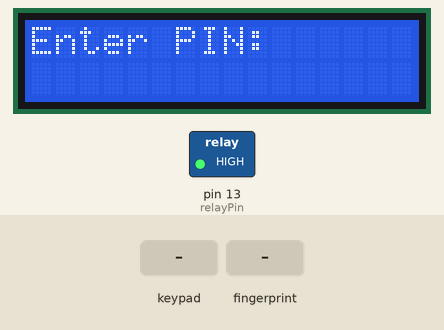
This sketch was run on a simulated Arduino Uno, built with avr-gcc and run on an emulated ATmega328P. Shown: 16×2 character LCD, switched loads named in the sketch (green lamp = pin HIGH). The test bench sets the inputs (shaded band). What the sketch prints to the serial monitor is not drawn.

Above: at 1.9 s.
2.0 s: keypad keys 4 7 8 9 pressed 0.4 s apart
At 4.8 s:
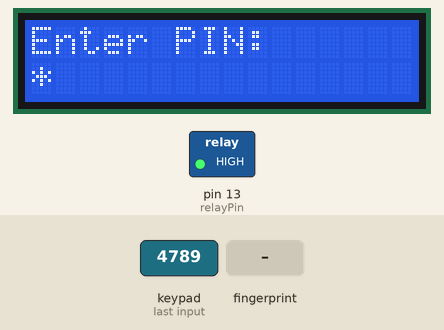
5.3 s: key '*' pressed
At 6.5 s:
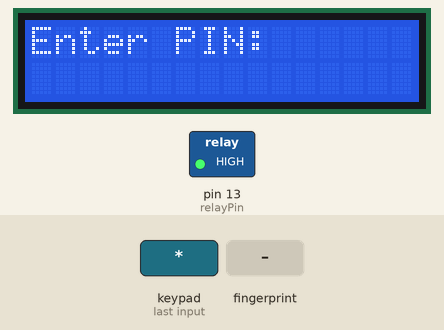
6.8 s: key '1' pressed
At 7.5 s:
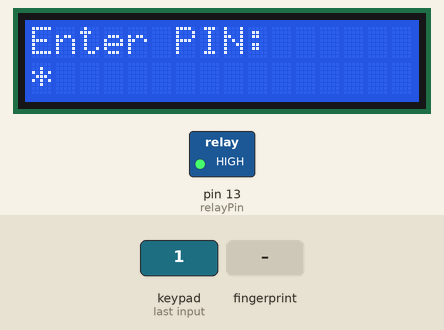
8.3 s: key '2' pressed
At 8.7 s:
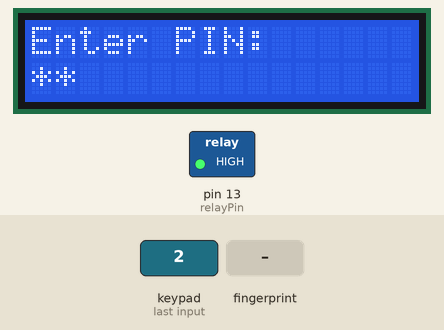
9.8 s: key '3' pressed
At 12.0 s:
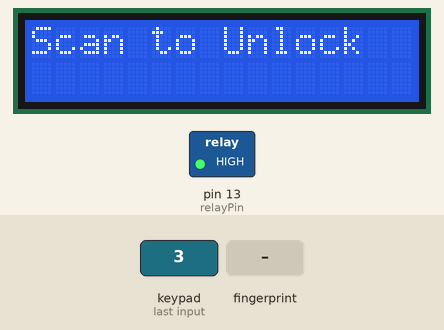
12.3 s: finger stored as number 1 placed on the sensor
At 15.9 s:
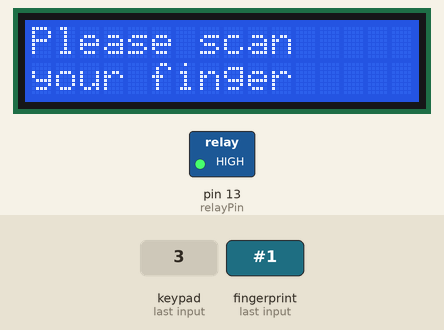
Timing chart, 0 to 16.3 s (numbered marks = the images above; inputs shaded):
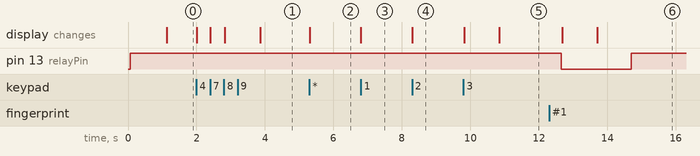

Measured:
- after the input at 2.0 s, the display: changes at once (image 1)
- after the input at 5.3 s, the display: changes at once (image 2)
- after the input at 6.8 s, the display: changes at once (image 3)
- after the input at 8.3 s, the display: changes at once (image 4)
- after the input at 9.8 s, the display: first changes at once (image 5 shows a later state)
- after the input at 12.3 s, pin 13 (relayPin): HIGH → LOW after 0.36 s, → HIGH 2.1 s later; the display: first changes after 0.38 s (image 6 shows a later state)

The sketch:

CONTINOUS_SCAN.ino
```cpp
#include <Adafruit_Fingerprint.h>
#include <SoftwareSerial.h>
#include <Keypad.h>
#include <LiquidCrystal_I2C.h>


int relayPin = 13; // Using pin 0 (RX)

// LCD display setup
LiquidCrystal_I2C lcd(0x27, 16, 2);

// Define the size of the keypad (4 rows and 4 columns)
const byte ROWS = 4;
const byte COLS = 4;

// Define the keymap of your keypad (Adjust this based on your keypad's layout)
char keys[ROWS][COLS] = {
  {'1', '2', '3'},
  {'4', '5', '6'},
  {'7', '8', '9'},
  {'*', '0', '#'}
};

// Connect the rows and columns of the keypad to the Arduino
byte rowPins[ROWS] = {4, 7, 8, 9}; // Pins connected to the rows (adjust as needed)
byte colPins[COLS] = {10, 11, 12}; // Pins connected to the columns (adjust as needed)

// Create a keypad object
Keypad keypad = Keypad(makeKeymap(keys), rowPins, colPins, ROWS, COLS);
// Define pin connections for fingerprint sensor (adjust these for your setup)
#define RXP 2
#define TXP 3
#define UNLOCK_PIN 123 // Define the correct PIN for unlocking
#define LOCK_PIN 321   // Define the PIN for locking

String inputPin = "";             // To store the PIN input

SoftwareSerial espSerial(5, 6); // RX, TX for ESP8266
SoftwareSerial fingerSerial(RXP, TXP); // RX, TX for Fingerprint sensor

Adafruit_Fingerprint finger = Adafruit_Fingerprint(&fingerSerial);

bool pinVerified = false; // Variable to check if the PIN was correctly entered
bool unlockPhaseComplete = false; // To track if the "Scan to Unlock" phase is done
bool scanPromptDisplayed = false; // To ensure "Scan Fingerprint!" is displayed only once
bool fingerPresent = false; // Track whether a finger was previously detected
bool fingerNotRecognizedDisplayed = false; // Track whether "Fingerprint not recognized" was displayed

// Function prototypes (declare before usage in setup and loop)
void scanFingerprintLoop();
uint8_t getFingerprintID();
void requestPin();
void checkLockPIN();
void lockSystem();
void scanToUnlock();


void setup() {
  // Initialize serial communication with PC and ESP8266
  Serial.begin(9600);
  espSerial.begin(9600);

  lcd.init();             // Initialize the LCD
  lcd.backlight();        // Turn on the LCD backlight (if supported)
  pinMode(relayPin, OUTPUT);
  digitalWrite(relayPin, HIGH );

  // Initialize fingerprint sensor
  finger.begin(57600);
  if (finger.verifyPassword()) {
    Serial.println("Fingerprint sensor found!");
  } else {
    Serial.println("Fingerprint sensor not found, check connections.");
    while (1); // Halt the program if the sensor is not found
  }

  // Get the number of fingerprints stored and the sensor's maximum capacity
  finger.getTemplateCount();

  if (finger.templateCount == 0) {
    Serial.println("Sensor doesn't contain any fingerprint data. Please run the 'enroll' example.");
  } else {
    Serial.print("Sensor contains ");
    Serial.print(finger.templateCount);
    Serial.println(" templates");
  }

  Serial.print("Maximum fingerprint storage capacity: ");
  Serial.println(finger.capacity);

  // Prompt the user for the PIN
  requestPin();
}

void loop() {
  // If the PIN has been verified but the unlock phase is not complete, run the initial "Scan to Unlock"
  if (pinVerified && !unlockPhaseComplete) {
    scanToUnlock(); // Only allow fingerprint ID 1 or 2
  } else if (unlockPhaseComplete) {
    scanFingerprintLoop(); // Allow fingerprint IDs up to the capacity
  }

  checkLockPIN(); // Check for PIN input at the end of loop
}


void requestPin() {
  bool pinCorrect = false;
  inputPin = ""; // Clear previous input

  // Print the message once before entering the input loop
  Serial.println("Enter PIN to proceed:");
  lcd.clear();
  lcd.setCursor(0, 0);
  lcd.print("Enter PIN:");

  while (!pinCorrect) {
    char key = keypad.getKey();    // Read the keypress from the keypad

    if (key) {  // If a key is pressed
      if (key == '#') { // Use '#' to submit the input
        break;
      } else if (key == '*') {  // Use '*' to clear the input
        inputPin = "";
        lcd.setCursor(0, 1);  // Move to second line for showing input
        lcd.print("                "); // Clear the second line
        lcd.setCursor(0, 1); // Reset cursor for new input
        Serial.println("\nInput cleared. Enter PIN again:");

      } else {
        inputPin += key;        // Add the key to the input PIN
        Serial.print("*");      // Print '*' for each digit entered
        lcd.setCursor(inputPin.length() - 1, 1);  // Set the cursor based on input length
        lcd.print("*");         // Display '*' for each entered character
      }
    }

    if (inputPin.length() == 3) {  // Check if the entered PIN has 3 digits
      if (inputPin == String(UNLOCK_PIN)) {
        digitalWrite(relayPin, HIGH);
        Serial.println("\nCorrect PIN!");  // Display correct PIN message
        pinVerified = true;                // Set pinVerified to true
        pinCorrect = true;                 // Exit the loop
        Serial.println("Scan to Unlock");  // Prompt to scan the fingerprint

        lcd.clear();                       // Clear the LCD after correct PIN
        lcd.setCursor(0, 0);
        lcd.print("Correct PIN!");
        delay(1000);                       // Wait for 1 second before proceeding
        lcd.clear();
        lcd.setCursor(0, 0);
        lcd.print("Scan to Unlock");
        // digitalWrite(relayPin, LOW);
      } else {
        Serial.println("\nIncorrect PIN! Try again.");  // Error message for incorrect PIN
        lcd.clear();  // Clear the LCD and display error message
        lcd.setCursor(0, 0);
        lcd.print("Incorrect PIN!");
        delay(1000);  // Hold the message for 1 second
        lcd.clear();
        lcd.setCursor(0, 0);
        lcd.print("Enter PIN:");
        inputPin = ""; // Clear the input and try again
      }
    }
  }
}
void scanToUnlock() {
  if (!fingerPresent) {
    uint8_t fingerprintID = getFingerprintID();

    if (fingerprintID > 0) {
      if (fingerprintID == 1 || fingerprintID == 2) {
        String fingerprintIDStr = String(fingerprintID);
        espSerial.println(fingerprintIDStr);
        Serial.println("Welcome Admin ID: " + fingerprintIDStr);
        unlockPhaseComplete = true;
        scanPromptDisplayed = false;
        fingerPresent = false;

digitalWrite(relayPin, LOW);


        // Display welcome message
        lcd.clear();
        lcd.setCursor(0, 0);
        lcd.print("Welcome Admin!");
        lcd.setCursor(0, 1); // Move to the second line
        lcd.print("ID: " + fingerprintIDStr); // Print the ID on the next line

        //  digitalWrite(relayPin, LOW);

        // Hold the message for 1 second
        delay(1000);
        lcd.clear(); // Clear the display after the message

        // Call scanFingerprintLoop after the unlock phase is complete
        scanFingerprintLoop();
      } else {
        Serial.println("Not Authorized.");
        fingerPresent = false;

        // Display "Not Authorized" on the LCD
        lcd.clear();
        lcd.setCursor(0, 0);
        lcd.print("Not Authorized");

        // Hold the message for 1 second
        delay(500);
        lcd.clear();

        // Display "Scan to Unlock" prompt
        lcd.setCursor(0, 0);
        lcd.print("Scan to Unlock");
      }

      // Wait until no finger is detected
      while (finger.getImage() != FINGERPRINT_NOFINGER) {
        delay(1000);
      }

      // Delay before scanning again
      delay(1000);
    }
  }
}


void scanFingerprintLoop() {
  // Always show "Please scan your finger" if no finger is present
  if (!fingerPresent && !scanPromptDisplayed) {

    Serial.println("Scan Fing user!");
    scanPromptDisplayed = true; // Mark that the prompt has been displayed
    lcd.clear();
    lcd.setCursor(0, 0);
    lcd.print("Please scan");
    lcd.setCursor(0, 1);
    lcd.print("your finger");


    delay(1000);
    digitalWrite(relayPin, HIGH);
  }

  // Finger is being scanned
  if (!fingerPresent) {
    uint8_t fingerprintID = getFingerprintID();

    // Only if a valid fingerprint is detected (greater than 0 and within capacity)
    if (fingerprintID > 0 && fingerprintID <= finger.capacity) {
      String fingerprintIDStr = String(fingerprintID);
      espSerial.println(fingerprintIDStr);
      Serial.println("Welcome ID: " + fingerprintIDStr);

      if (fingerprintID == 3) {
        Serial.println("Fingerprint matched with ID 3. Terminating and resetting...");
        lcd.clear();
        lcd.setCursor(0, 0);
        lcd.print("System Resetting...");
        delay(2000); // Hold the message for 2 seconds
        resetSystem(); // Call the reset function
        return; // Exit the function after resetting
      }

      fingerPresent = true;  // Finger has been recognized
      fingerNotRecognizedDisplayed = false; // Reset "Not Recognized" flag
      scanPromptDisplayed = false; // Reset the scan prompt display

      digitalWrite(relayPin, LOW);

      // Display "Welcome User" message
      lcd.clear();
      lcd.setCursor(0, 0);
      lcd.print("Welcome User!");
      lcd.setCursor(0, 1); // Move to the second line
      lcd.print("ID: " + fingerprintIDStr); // Print the ID on the next line

      // Wait for the finger to be removed before continuing
      while (finger.getImage() != FINGERPRINT_NOFINGER) {
        delay(800);
      }

      // After finger is removed, reset the state
      fingerPresent = false;
      delay(1000); // Add delay of 1.5 seconds before scanning again

      // Return to "Please scan your finger" prompt
      lcd.setCursor(0, 0);
      lcd.print("Please scan");
      lcd.setCursor(0, 1);
      lcd.print("your finger");
      // digitalWrite(relayPin, LOW);
    }
    // Only display "Not Recognized" if fingerprintID is explicitly -1 (no match)
    else if (fingerprintID == -1 && !fingerNotRecognizedDisplayed) {
      Serial.println("Not Authorized.");
        fingerNotRecognizedDisplayed = false;

        // Display "Not Authorized" on the LCD
        lcd.clear();
        lcd.setCursor(0, 0);
        lcd.print("Not Authorized");

        // Hold the message for 1 second
        delay(500);
        lcd.clear();

      // Return to "Please scan your finger" prompt
      lcd.clear();
      lcd.setCursor(0, 0);
      lcd.print("Please scan");
      lcd.setCursor(0, 1);
      lcd.print("your finger");

      // digitalWrite(relayPin, LOW);
    }
  } else {
    // Reset the "Not Recognized" flag when a new finger is scanned
    fingerNotRecognizedDisplayed = false;
  }

  checkLockPIN();

  delay(200); // Small delay to avoid rapid looping
}


void checkLockPIN() {
  static String enteredSequence = ""; // Store the entered sequence

  char key = keypad.getKey(); // Read the key from the keypad

  // If a key is pressed, append it to the sequence
  if (key) {
    enteredSequence += key; // Add the pressed key to the sequence

    // If the entered sequence matches the lock PIN
    if (enteredSequence == String(LOCK_PIN)) {
      Serial.println("Correct PIN! Locking the system..."); // Show "Correct PIN!" message
      delay(1000); // Wait for 1 second
      lockSystem(); // Call the locking function directly after 1 second
      enteredSequence = ""; // Clear the sequence after locking
    }
    // Reset the sequence if it exceeds the length of LOCK_PIN
    else if (enteredSequence.length() > String(LOCK_PIN).length()) {
      enteredSequence = ""; // Clear the sequence
    }
  }
}
void lockSystem() {
  // Example code to lock the system
  Serial.println("System Locked!");

  // You might want to implement additional locking behavior here
  // For example, turning off a relay, disabling further access, etc.

  // For now, we'll simply wait and display a message
  lcd.clear();
  lcd.setCursor(0, 0);
  lcd.print("System Locked!");

  delay(2000); // Hold the message for 2 seconds

  // Optionally, you could reset the system or go back to the main loop
  // requestPin(); // Uncomment this if you want to request the PIN again after locking
}


uint8_t getFingerprintID() {
  uint8_t p = finger.getImage();

  if (p == FINGERPRINT_NOFINGER) {
    return 0; // No finger detected, return 0
  }

  if (p == FINGERPRINT_OK) {
    Serial.println("Fingerprint image capture");
  } else {
    return p;
  }

  p = finger.image2Tz();
  if (p != FINGERPRINT_OK) {
    Serial.print("Error");
    return 0;
  }

  p = finger.fingerFastSearch();
  if (p == FINGERPRINT_OK) {
    Serial.println("Fingerprint matched.");
    Serial.print("ID: "); Serial.print(finger.fingerID); // Display the fingerprint ID
    Serial.print(", Confidence: "); Serial.println(finger.confidence); // Display match confidence
    return finger.fingerID; // Return the fingerprint ID
  } else {
    Serial.println("No match found.");
    return 0; // No match found
  }
}


void resetSystem() {
  // Reset any necessary variables and states
  pinVerified = false;
  unlockPhaseComplete = false;
  fingerPresent = false;

  // Optionally, you can reinitialize or reset other components here
 digitalWrite(relayPin, HIGH );
  // Go back to requesting the PIN to start fresh
  requestPin();
}
```
